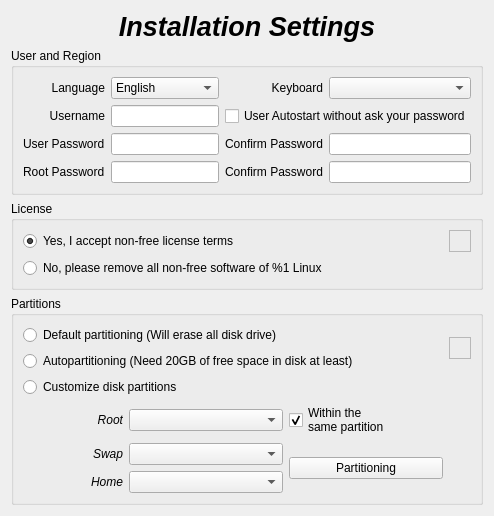
          <widget class="QWidget" name="PQuickInstall">
           <layout class="QGridLayout" name="gridLayout_13">
            <item row="0" column="0">
             <widget class="QLabel" name="LQuickInstallSetTitle_2">
              <property name="maximumSize">
               <size>
                <width>16777215</width>
                <height>50</height>
               </size>
              </property>
              <property name="font">
               <font>
                <pointsize>20</pointsize>
                <weight>75</weight>
                <italic>true</italic>
                <bold>true</bold>
                <stylestrategy>PreferAntialias</stylestrategy>
                <kerning>false</kerning>
               </font>
              </property>
              <property name="text">
               <string>Installation Settings</string>
              </property>
              <property name="alignment">
               <set>Qt::AlignHCenter|Qt::AlignTop</set>
              </property>
              <property name="wordWrap">
               <bool>true</bool>
              </property>
             </widget>
            </item>
            <item row="1" column="0">
             <widget class="QGroupBox" name="GBUserQuick">
              <property name="title">
               <string>User and Region</string>
              </property>
              <layout class="QGridLayout" name="gridLayout_31">
               <item row="0" column="0">
                <widget class="QLabel" name="LLanguageQuick">
                 <property name="text">
                  <string>Language</string>
                 </property>
                 <property name="alignment">
                  <set>Qt::AlignRight|Qt::AlignTrailing|Qt::AlignVCenter</set>
                 </property>
                </widget>
               </item>
               <item row="0" column="1">
                <widget class="QComboBox" name="CBLanguageQuick">
                 <item>
                  <property name="text">
                   <string>English</string>
                  </property>
                 </item>
                 <item>
                  <property name="text">
                   <string>Castellano</string>
                  </property>
                 </item>
                 <item>
                  <property name="text">
                   <string>Català</string>
                  </property>
                 </item>
                </widget>
               </item>
               <item row="0" column="2">
                <widget class="QLabel" name="LKeyboardQuick">
                 <property name="text">
                  <string>Keyboard</string>
                 </property>
                 <property name="alignment">
                  <set>Qt::AlignRight|Qt::AlignTrailing|Qt::AlignVCenter</set>
                 </property>
                </widget>
               </item>
               <item row="0" column="3">
                <widget class="QComboBox" name="CBKeyboardQuick"/>
               </item>
               <item row="1" column="0">
                <widget class="QLabel" name="LUserQuick">
                 <property name="layoutDirection">
                  <enum>Qt::LeftToRight</enum>
                 </property>
                 <property name="text">
                  <string>Username</string>
                 </property>
                 <property name="alignment">
                  <set>Qt::AlignRight|Qt::AlignTrailing|Qt::AlignVCenter</set>
                 </property>
                </widget>
               </item>
               <item row="1" column="1">
                <widget class="QLineEdit" name="LEUserQuick"/>
               </item>
               <item row="1" column="2" colspan="2">
                <widget class="QCheckBox" name="CBAutologinQuick">
                 <property name="text">
                  <string>User Autostart without ask your password</string>
                 </property>
                </widget>
               </item>
               <item row="2" column="0">
                <widget class="QLabel" name="LUserPassQuick_2">
                 <property name="text">
                  <string>User Password</string>
                 </property>
                 <property name="wordWrap">
                  <bool>true</bool>
                 </property>
                </widget>
               </item>
               <item row="2" column="1">
                <widget class="QLineEdit" name="LEUserPassQuick"/>
               </item>
               <item row="2" column="2">
                <widget class="QLabel" name="LUserPassQuick">
                 <property name="text">
                  <string>&lt;html&gt;&lt;head/&gt;&lt;body&gt;&lt;p&gt;Confirm Password&lt;/p&gt;&lt;/body&gt;&lt;/html&gt;</string>
                 </property>
                 <property name="wordWrap">
                  <bool>true</bool>
                 </property>
                </widget>
               </item>
               <item row="2" column="3">
                <widget class="QLineEdit" name="LEUserPassQuick_2"/>
               </item>
               <item row="3" column="0">
                <widget class="QLabel" name="LRootPassQuick">
                 <property name="text">
                  <string>Root Password</string>
                 </property>
                 <property name="wordWrap">
                  <bool>true</bool>
                 </property>
                </widget>
               </item>
               <item row="3" column="1">
                <widget class="QLineEdit" name="LERootPassQuick_2"/>
               </item>
               <item row="3" column="2">
                <widget class="QLabel" name="LRootPassQuick_2">
                 <property name="text">
                  <string>&lt;html&gt;&lt;head/&gt;&lt;body&gt;&lt;p&gt;Confirm Password&lt;/p&gt;&lt;/body&gt;&lt;/html&gt;</string>
                 </property>
                 <property name="wordWrap">
                  <bool>true</bool>
                 </property>
                </widget>
               </item>
               <item row="3" column="3">
                <widget class="QLineEdit" name="LERootPassQuick"/>
               </item>
              </layout>
             </widget>
            </item>
            <item row="2" column="0">
             <widget class="QGroupBox" name="GBLicenseQuick">
              <property name="maximumSize">
               <size>
                <width>16777215</width>
                <height>100</height>
               </size>
              </property>
              <property name="title">
               <string>License</string>
              </property>
              <layout class="QGridLayout" name="gridLayout_40">
               <item row="0" column="0">
                <widget class="QRadioButton" name="RBLicenseQuickY">
                 <property name="text">
                  <string>Yes, I accept non-free license terms</string>
                 </property>
                 <property name="checked">
                  <bool>true</bool>
                 </property>
                </widget>
               </item>
               <item row="0" column="1">
                <widget class="QFrame" name="FLicenseInfoQuick_2">
                 <property name="minimumSize">
                  <size>
                   <width>22</width>
                   <height>22</height>
                  </size>
                 </property>
                 <property name="maximumSize">
                  <size>
                   <width>22</width>
                   <height>22</height>
                  </size>
                 </property>
                 <property name="frameShape">
                  <enum>QFrame::StyledPanel</enum>
                 </property>
                 <property name="frameShadow">
                  <enum>QFrame::Raised</enum>
                 </property>
                </widget>
               </item>
               <item row="1" column="0">
                <widget class="QRadioButton" name="RBLicenseQuickN">
                 <property name="text">
                  <string>No, please remove all non-free software of %1 Linux</string>
                 </property>
                </widget>
               </item>
              </layout>
             </widget>
            </item>
            <item row="3" column="0">
             <widget class="QGroupBox" name="GBPartitions">
              <property name="title">
               <string>Partitions</string>
              </property>
              <layout class="QGridLayout" name="gridLayout_41">
               <item row="0" column="0" colspan="3">
                <widget class="QRadioButton" name="RBPartitionNQuick">
                 <property name="text">
                  <string>Default partitioning (Will erase all disk drive)</string>
                 </property>
                </widget>
               </item>
               <item row="0" column="3" rowspan="2">
                <widget class="QFrame" name="FPartitionInfoQuick">
                 <property name="minimumSize">
                  <size>
                   <width>22</width>
                   <height>22</height>
                  </size>
                 </property>
                 <property name="maximumSize">
                  <size>
                   <width>22</width>
                   <height>22</height>
                  </size>
                 </property>
                 <property name="frameShape">
                  <enum>QFrame::StyledPanel</enum>
                 </property>
                 <property name="frameShadow">
                  <enum>QFrame::Raised</enum>
                 </property>
                </widget>
               </item>
               <item row="1" column="0" colspan="3">
                <widget class="QRadioButton" name="RBPartitionAQuick">
                 <property name="text">
                  <string>Autopartitioning (Need 20GB of free space in disk at least)</string>
                 </property>
                </widget>
               </item>
               <item row="2" column="0" colspan="3">
                <widget class="QRadioButton" name="RBPartitionYQuick">
                 <property name="text">
                  <string>Customize disk partitions</string>
                 </property>
                </widget>
               </item>
               <item row="3" column="0">
                <widget class="QLabel" name="LPartRootQuick">
                 <property name="maximumSize">
                  <size>
                   <width>100</width>
                   <height>16777215</height>
                  </size>
                 </property>
                 <property name="font">
                  <font>
                   <italic>true</italic>
                  </font>
                 </property>
                 <property name="text">
                  <string>Root</string>
                 </property>
                 <property name="alignment">
                  <set>Qt::AlignRight|Qt::AlignTrailing|Qt::AlignVCenter</set>
                 </property>
                </widget>
               </item>
               <item row="3" column="1">
                <widget class="QComboBox" name="CBPartRootQuick"/>
               </item>
               <item row="4" column="0">
                <widget class="QLabel" name="LPartSwapQuick">
                 <property name="maximumSize">
                  <size>
                   <width>100</width>
                   <height>16777215</height>
                  </size>
                 </property>
                 <property name="font">
                  <font>
                   <italic>true</italic>
                  </font>
                 </property>
                 <property name="locale">
                  <locale language="English" country="UnitedKingdom"/>
                 </property>
                 <property name="text">
                  <string>Swap</string>
                 </property>
                 <property name="alignment">
                  <set>Qt::AlignRight|Qt::AlignTrailing|Qt::AlignVCenter</set>
                 </property>
                </widget>
               </item>
               <item row="4" column="1">
                <widget class="QComboBox" name="CBPartSwapQuick"/>
               </item>
               <item row="4" column="2" rowspan="2">
                <widget class="QPushButton" name="BGpartedQuick">
                 <property name="text">
                  <string>Partitioning</string>
                 </property>
                 <property name="icon">
                  <iconset>
                   <normaloff>../../../../../../home/clawlinux/usr/share/kademar/utils/instalador/img/gparted.png</normaloff>../../../../../../home/clawlinux/usr/share/kademar/utils/instalador/img/gparted.png</iconset>
                 </property>
                 <property name="iconSize">
                  <size>
                   <width>32</width>
                   <height>32</height>
                  </size>
                 </property>
                </widget>
               </item>
               <item row="5" column="0">
                <widget class="QLabel" name="LPartHomeQuick">
                 <property name="maximumSize">
                  <size>
                   <width>100</width>
                   <height>16777215</height>
                  </size>
                 </property>
                 <property name="font">
                  <font>
                   <italic>true</italic>
                  </font>
                 </property>
                 <property name="text">
                  <string>Home</string>
                 </property>
                 <property name="alignment">
                  <set>Qt::AlignRight|Qt::AlignTrailing|Qt::AlignVCenter</set>
                 </property>
                </widget>
               </item>
               <item row="5" column="1">
                <widget class="QComboBox" name="CBPartHomeQuick"/>
               </item>
               <item row="3" column="2">
                <widget class="QCheckBox" name="CHSamePartQuick">
                 <property name="text">
                  <string>Within the 
same partition</string>
                 </property>
                 <property name="checked">
                  <bool>true</bool>
                 </property>
                </widget>
               </item>
              </layout>
             </widget>
            </item>
           </layout>
          </widget>
